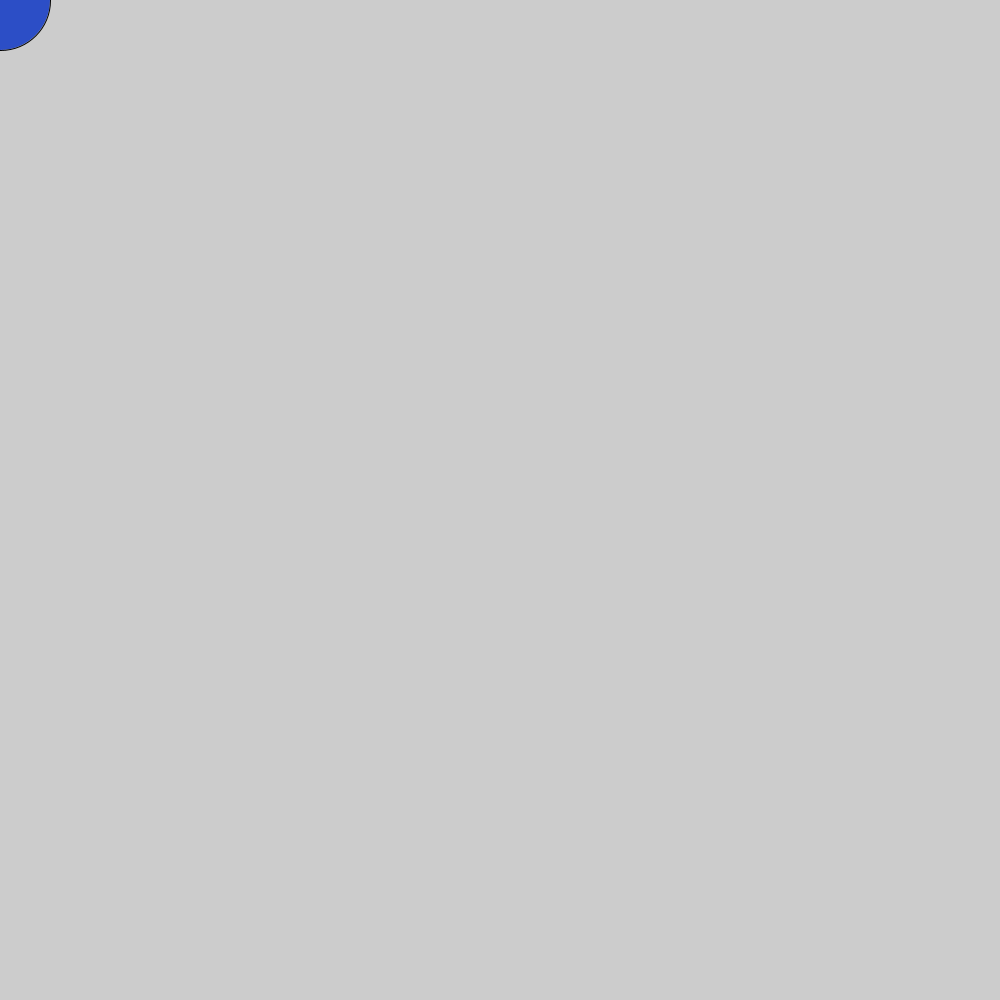
Frame 1 (no input)
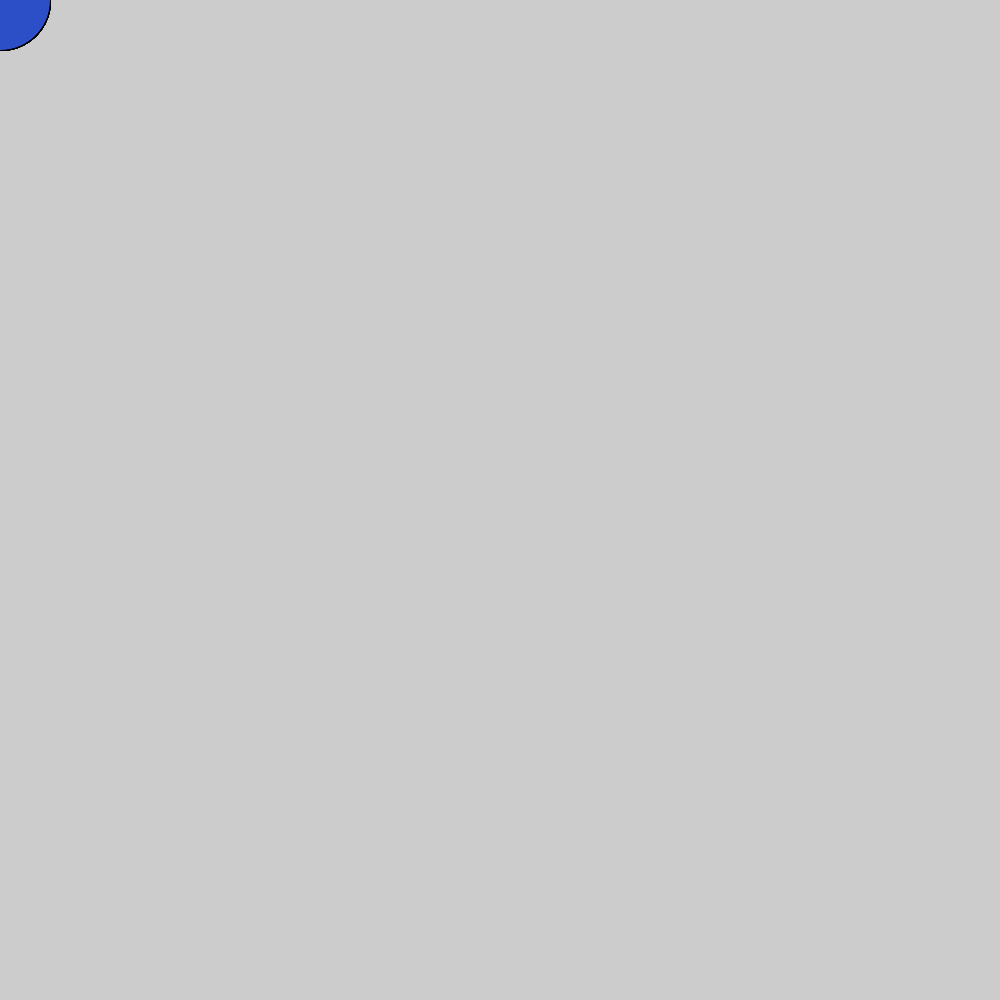
Frame 60 (the mouse pressed at the canvas centre just before this capture)
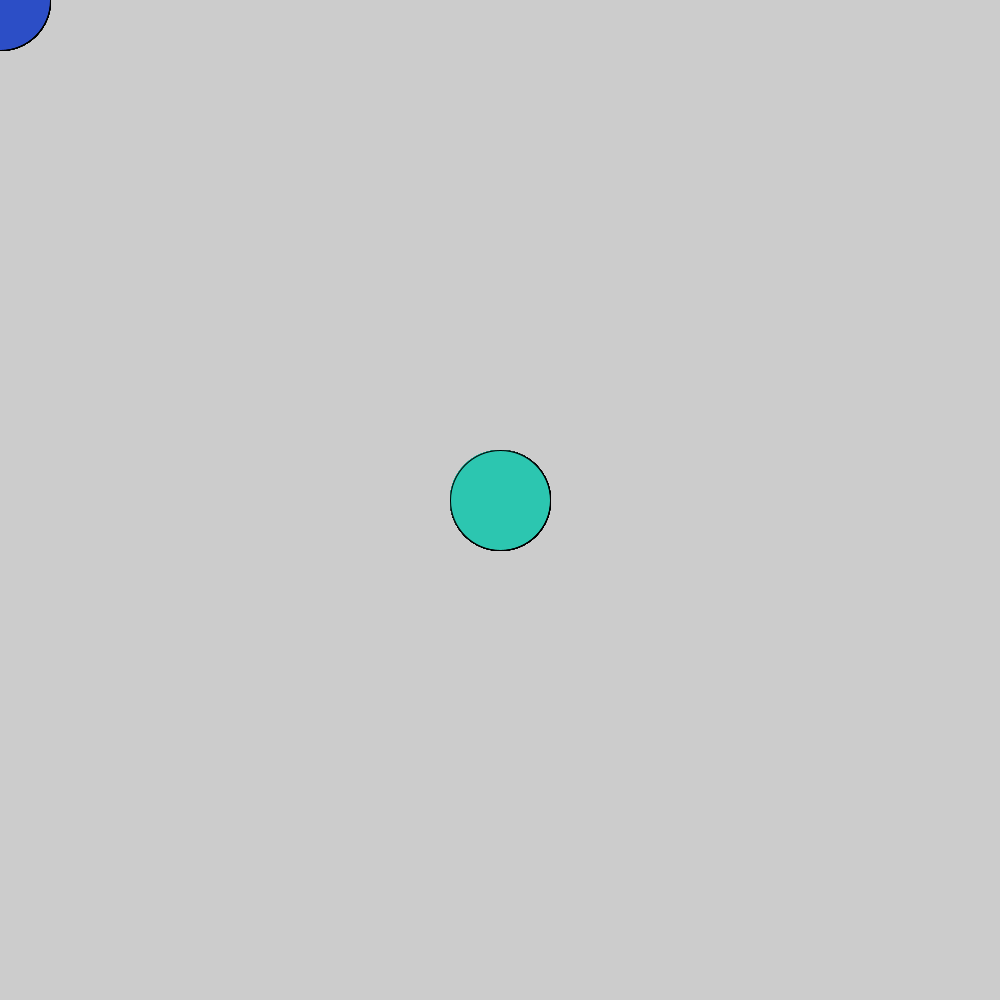
Frame 120 (the mouse held since frame 60 and released just before this capture)

The Processing sketch that drew these frames (run headless with seeded random() and noise(); from frame 60 on, the mouse is pressed at the canvas centre):

// Processing sketch: drawingdots
// ── drawingdots.pde
void setup(){
  size(1000,1000);
}
void draw(){
  if(mousePressed){
    fill(#2CC6B0);
  }
  else{
    fill(#2C4EC6);
  }
  ellipse(mouseX,mouseY,100,100);
}
    
